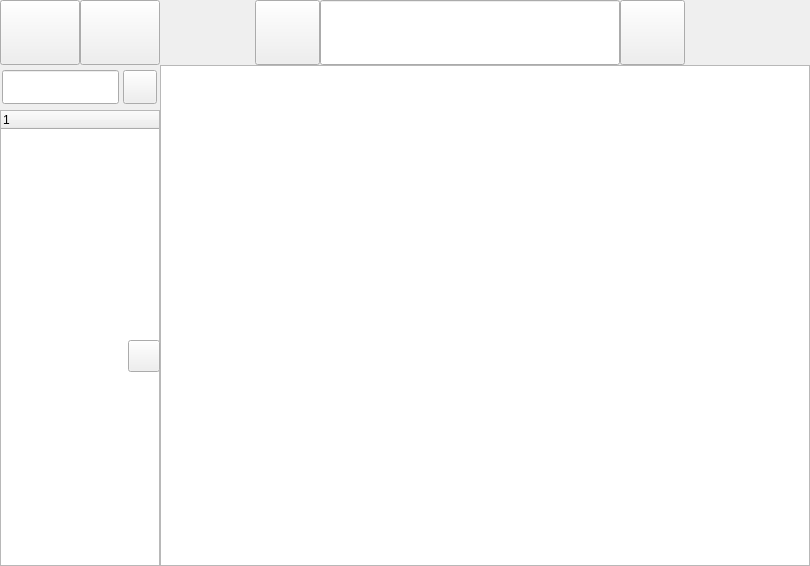
<?xml version="1.0" encoding="UTF-8"?>
<ui version="4.0">
 <class>CMONTHLY</class>
 <widget class="QWidget" name="CMONTHLY">
  <property name="geometry">
   <rect>
    <x>0</x>
    <y>0</y>
    <width>810</width>
    <height>566</height>
   </rect>
  </property>
  <property name="windowTitle">
   <string>Form</string>
  </property>
  <widget class="QLineEdit" name="SearchData">
   <property name="geometry">
    <rect>
     <x>2</x>
     <y>70</y>
     <width>117</width>
     <height>34</height>
    </rect>
   </property>
  </widget>
  <widget class="QPushButton" name="Qpbtn_Right">
   <property name="geometry">
    <rect>
     <x>620</x>
     <y>0</y>
     <width>65</width>
     <height>65</height>
    </rect>
   </property>
   <property name="text">
    <string/>
   </property>
  </widget>
  <widget class="QLabel" name="Label_Right">
   <property name="geometry">
    <rect>
     <x>685</x>
     <y>0</y>
     <width>125</width>
     <height>65</height>
    </rect>
   </property>
   <property name="text">
    <string/>
   </property>
  </widget>
  <widget class="QLabel" name="Label_Left">
   <property name="geometry">
    <rect>
     <x>160</x>
     <y>0</y>
     <width>95</width>
     <height>65</height>
    </rect>
   </property>
   <property name="text">
    <string/>
   </property>
  </widget>
  <widget class="QPushButton" name="Qpbtn_Left">
   <property name="geometry">
    <rect>
     <x>255</x>
     <y>0</y>
     <width>65</width>
     <height>65</height>
    </rect>
   </property>
   <property name="text">
    <string/>
   </property>
  </widget>
  <widget class="QLineEdit" name="Line_Year">
   <property name="geometry">
    <rect>
     <x>320</x>
     <y>0</y>
     <width>300</width>
     <height>65</height>
    </rect>
   </property>
  </widget>
  <widget class="QTableWidget" name="Data_tableWidget">
   <property name="geometry">
    <rect>
     <x>160</x>
     <y>65</y>
     <width>650</width>
     <height>501</height>
    </rect>
   </property>
  </widget>
  <widget class="QPushButton" name="QpbtnLead">
   <property name="geometry">
    <rect>
     <x>80</x>
     <y>0</y>
     <width>80</width>
     <height>65</height>
    </rect>
   </property>
   <property name="text">
    <string/>
   </property>
  </widget>
  <widget class="QPushButton" name="QpbtnSearch">
   <property name="geometry">
    <rect>
     <x>123</x>
     <y>70</y>
     <width>34</width>
     <height>34</height>
    </rect>
   </property>
   <property name="text">
    <string/>
   </property>
  </widget>
  <widget class="QPushButton" name="QpbtnBack">
   <property name="geometry">
    <rect>
     <x>0</x>
     <y>0</y>
     <width>80</width>
     <height>65</height>
    </rect>
   </property>
   <property name="text">
    <string/>
   </property>
  </widget>
  <widget class="QTreeWidget" name="Month_Tree">
   <property name="geometry">
    <rect>
     <x>0</x>
     <y>110</y>
     <width>160</width>
     <height>456</height>
    </rect>
   </property>
   <column>
    <property name="text">
     <string notr="true">1</string>
    </property>
   </column>
  </widget>
  <widget class="QPushButton" name="QpbtnStretching">
   <property name="geometry">
    <rect>
     <x>128</x>
     <y>340</y>
     <width>32</width>
     <height>32</height>
    </rect>
   </property>
   <property name="text">
    <string/>
   </property>
  </widget>
 </widget>
 <resources/>
 <connections/>
</ui>
